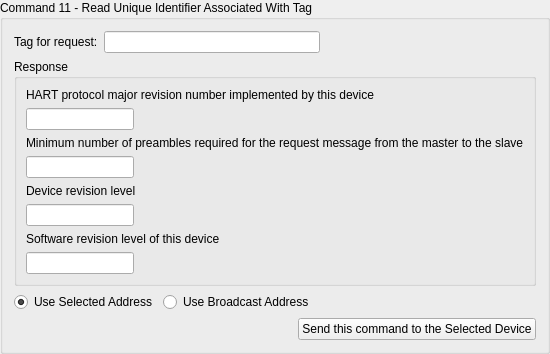
             <widget class="QGroupBox" name="command_11_group">
              <property name="title">
               <string>Command 11 - Read Unique Identifier Associated With Tag</string>
              </property>
              <layout class="QVBoxLayout" name="verticalLayout_17">
               <item>
                <layout class="QHBoxLayout" name="horizontalLayout_42">
                 <item>
                  <widget class="QLabel" name="label_34">
                   <property name="text">
                    <string>Tag for request:</string>
                   </property>
                  </widget>
                 </item>
                 <item>
                  <widget class="QLineEdit" name="lineEdit_command11_tag"/>
                 </item>
                 <item>
                  <spacer name="horizontalSpacer_62">
                   <property name="orientation">
                    <enum>Qt::Horizontal</enum>
                   </property>
                   <property name="sizeHint" stdset="0">
                    <size>
                     <width>40</width>
                     <height>20</height>
                    </size>
                   </property>
                  </spacer>
                 </item>
                </layout>
               </item>
               <item>
                <widget class="QGroupBox" name="response_group_command11">
                 <property name="title">
                  <string>Response</string>
                 </property>
                 <layout class="QVBoxLayout" name="verticalLayout_18">
                  <item>
                   <widget class="QLabel" name="label_35">
                    <property name="text">
                     <string>HART protocol major revision number implemented by this device</string>
                    </property>
                   </widget>
                  </item>
                  <item>
                   <widget class="QLineEdit" name="lineEdit_command11_resp_rev_major">
                    <property name="sizePolicy">
                     <sizepolicy hsizetype="Maximum" vsizetype="Fixed">
                      <horstretch>0</horstretch>
                      <verstretch>0</verstretch>
                     </sizepolicy>
                    </property>
                    <property name="readOnly">
                     <bool>true</bool>
                    </property>
                   </widget>
                  </item>
                  <item>
                   <widget class="QLabel" name="label_36">
                    <property name="text">
                     <string>Minimum number of preambles required for the request message from the master to the slave</string>
                    </property>
                   </widget>
                  </item>
                  <item>
                   <widget class="QLineEdit" name="lineEdit_command11_resp_preambles">
                    <property name="sizePolicy">
                     <sizepolicy hsizetype="Maximum" vsizetype="Fixed">
                      <horstretch>0</horstretch>
                      <verstretch>0</verstretch>
                     </sizepolicy>
                    </property>
                    <property name="readOnly">
                     <bool>true</bool>
                    </property>
                   </widget>
                  </item>
                  <item>
                   <widget class="QLabel" name="label_37">
                    <property name="text">
                     <string>Device revision level</string>
                    </property>
                   </widget>
                  </item>
                  <item>
                   <widget class="QLineEdit" name="lineEdit_command11_resp_dev_rev">
                    <property name="sizePolicy">
                     <sizepolicy hsizetype="Maximum" vsizetype="Fixed">
                      <horstretch>0</horstretch>
                      <verstretch>0</verstretch>
                     </sizepolicy>
                    </property>
                    <property name="readOnly">
                     <bool>true</bool>
                    </property>
                   </widget>
                  </item>
                  <item>
                   <widget class="QLabel" name="label_38">
                    <property name="text">
                     <string>Software revision level of this device</string>
                    </property>
                   </widget>
                  </item>
                  <item>
                   <widget class="QLineEdit" name="lineEdit_command11_resp_sw_rev">
                    <property name="sizePolicy">
                     <sizepolicy hsizetype="Maximum" vsizetype="Fixed">
                      <horstretch>0</horstretch>
                      <verstretch>0</verstretch>
                     </sizepolicy>
                    </property>
                    <property name="readOnly">
                     <bool>true</bool>
                    </property>
                   </widget>
                  </item>
                 </layout>
                </widget>
               </item>
               <item>
                <layout class="QHBoxLayout" name="horizontalLayout_43">
                 <item>
                  <widget class="QRadioButton" name="radioButton_command11_selected_address">
                   <property name="text">
                    <string>Use Selected Address</string>
                   </property>
                   <property name="checked">
                    <bool>true</bool>
                   </property>
                  </widget>
                 </item>
                 <item>
                  <widget class="QRadioButton" name="radioButton_command11_broadcast_address">
                   <property name="text">
                    <string>Use Broadcast Address</string>
                   </property>
                  </widget>
                 </item>
                 <item>
                  <spacer name="horizontalSpacer_6">
                   <property name="orientation">
                    <enum>Qt::Horizontal</enum>
                   </property>
                   <property name="sizeHint" stdset="0">
                    <size>
                     <width>40</width>
                     <height>20</height>
                    </size>
                   </property>
                  </spacer>
                 </item>
                </layout>
               </item>
               <item alignment="Qt::AlignRight">
                <widget class="QPushButton" name="send_command11_button">
                 <property name="text">
                  <string>Send this command to the Selected Device</string>
                 </property>
                </widget>
               </item>
              </layout>
             </widget>
